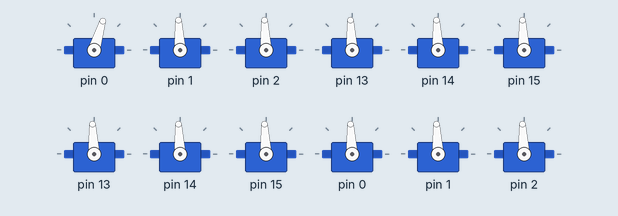
Bench run of a sketch on a simulated Arduino Uno, built with avr-gcc and run on an emulated ATmega328P. On the bench: 12 × servo. Wiring (inferred from the names in the program): PCA9685 PWM driver at I2C address 0x40; PCA9685 PWM driver at I2C address 0x41. Servo pulses on a pin are drawn as a servo (544–2400 µs = 0–180°); what the sketch prints to the serial monitor is not drawn.

Above: at 1.23 s.
At 4.9 s:
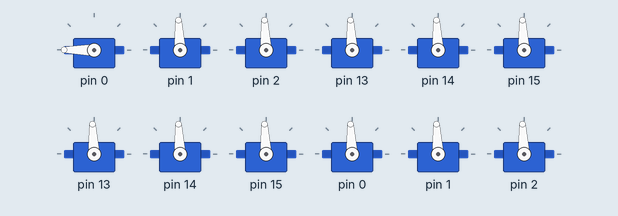
At 8.0 s:
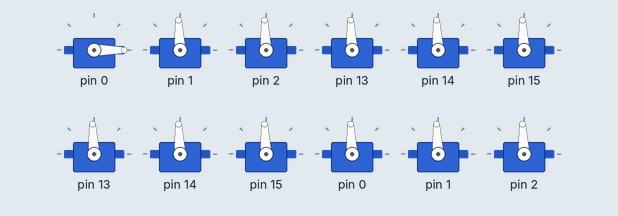
At 17.8 s:
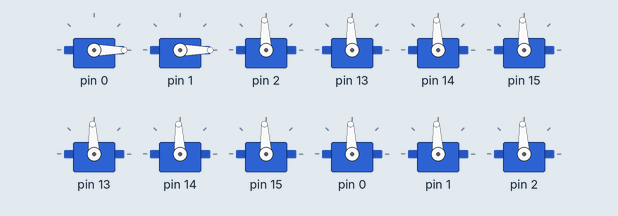
At 27.5 s:
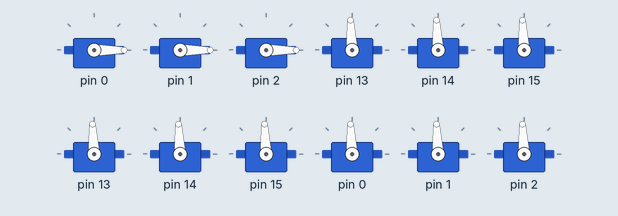
At 37.3 s:
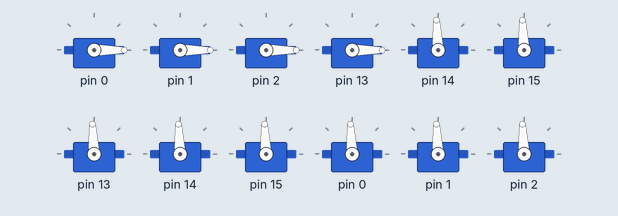
Timing chart, 0 to 38.8 s (numbered marks = the images above):
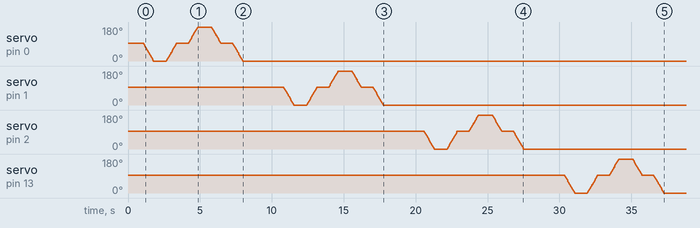

The sketch:

CoxaeSweepTest.ino
```cpp
/*
 * Baruch Quadruped – Sequence Demo: 0 → 90 → 180 → 90 → 0 (per servo)
 *
 * For each servo:
 *   1. Smooth move to 0°, pause
 *   2. Smooth move to 90°, pause
 *   3. Smooth move to 180°, pause
 *   4. Smooth move back to 90°, pause
 *   5. Smooth move back to 0°, pause
 *   6. Wait INTER_SERVO_PAUSE, then next servo
 *
 * All delays are easily adjustable below.
 */

#include <Wire.h>
#include <BaruchServo.h>

// ---------- USER SETTINGS ----------
#define SERVO_FREQ          50      // Hz
#define MIN_PULSE_US        500     // 0°
#define MAX_PULSE_US        2500    // 180°

#define SWEEP_STEP_DELAY    15      // ms per 2° step – smaller = faster movement
#define PAUSE_AT_TARGET     800     // ms pause at each target angle (0, 90, 180, 90, 0)
#define INTER_SERVO_PAUSE   2000    // ms after the full sequence, before next servo
#define CYCLE_PAUSE         5000    // ms after all 12 servos, before repeating

// Two PCA9685 boards
BaruchServo pwm1 = BaruchServo(0x41);   // Board 1 (0x40 in your mapping)
BaruchServo pwm2 = BaruchServo(0x40);   // Board 2 (0x41)

struct ServoMapping {
  const char* name;
  BaruchServo* pwm;
  uint8_t channel;
};

ServoMapping servoMap[] = {
  // Board 1 (0x40)
  {"RF_coxa",  &pwm1, 0},
  {"RF_femur", &pwm1, 1},
  {"RF_tibia", &pwm1, 2},
  {"LR_coxa",  &pwm1, 13},
  {"LR_femur", &pwm1, 14},
  {"LR_tibia", &pwm1, 15},

  // Board 2 (0x41)
  {"LF_coxa",  &pwm2, 13},
  {"LF_femur", &pwm2, 14},
  {"LF_tibia", &pwm2, 15},
  {"RR_coxa",  &pwm2, 0},
  {"RR_femur", &pwm2, 1},
  {"RR_tibia", &pwm2, 2}
};

const uint8_t numServos = sizeof(servoMap) / sizeof(servoMap[0]);

// Keep track of the current angle of every servo (for smooth moves)
float currentAngle[numServos];

// ---------- HELPER: set raw angle ----------
void setAngle(BaruchServo* pwm, uint8_t ch, float angle) {
  angle = constrain(angle, 0.0f, 180.0f);
  uint16_t pulse = map((long)angle, 0, 180, MIN_PULSE_US, MAX_PULSE_US);
  pwm->writeMicroseconds(ch, pulse);
}

// ---------- Smooth move from currentAngle[idx] to target, with steps ----------
void smoothMoveTo(uint8_t idx, float target) {
  BaruchServo* pwm = servoMap[idx].pwm;
  uint8_t ch = servoMap[idx].channel;
  float start = currentAngle[idx];
  if (start == target) return;   // already there

  int step = (target > start) ? 2 : -2;
  for (float a = start; (step > 0 ? a <= target : a >= target); a += step) {
    setAngle(pwm, ch, a);
    currentAngle[idx] = a;
    delay(SWEEP_STEP_DELAY);
  }
  // Ensure exact target at the end
  setAngle(pwm, ch, target);
  currentAngle[idx] = target;
}

// ---------- Demo one servo: sequence 0→90→180→90→0 with pauses ----------
void demoSingleServo(uint8_t idx) {
  Serial.print(F("Testing "));
  Serial.print(servoMap[idx].name);
  Serial.println(F(" ..."));

  // Sequence of target angles (will be reached in order)
  float targets[] = {0.0, 90.0, 180.0, 90.0, 0.0};
  for (uint8_t t = 0; t < 5; t++) {
    smoothMoveTo(idx, targets[t]);
    Serial.print(F("   -> reached "));
    Serial.print(targets[t], 0);
    Serial.println(F("°, pausing"));
    delay(PAUSE_AT_TARGET);
  }

  Serial.println(F("  done."));
  delay(INTER_SERVO_PAUSE);
}

void demoAllServos() {
  for (uint8_t i = 0; i < numServos; i++) {
    demoSingleServo(i);
  }
}

// ---------- SETUP & LOOP ----------
void setup() {
  Serial.begin(115200);
  pwm1.begin();
  pwm1.setPWMFreq(SERVO_FREQ);
  pwm2.begin();
  pwm2.setPWMFreq(SERVO_FREQ);

  // Centre all servos and initialise currentAngle[] to 90°
  for (uint8_t i = 0; i < numServos; i++) {
    setAngle(servoMap[i].pwm, servoMap[i].channel, 90);
    currentAngle[i] = 90.0;
  }
  delay(1000);

  Serial.println(F("Auto-demo started: 0 → 90 → 180 → 90 → 0 per servo."));
}

void loop() {
  demoAllServos();
  Serial.println(F("===== Full cycle complete. Pausing before next cycle... ====="));
  delay(CYCLE_PAUSE);
}
```
